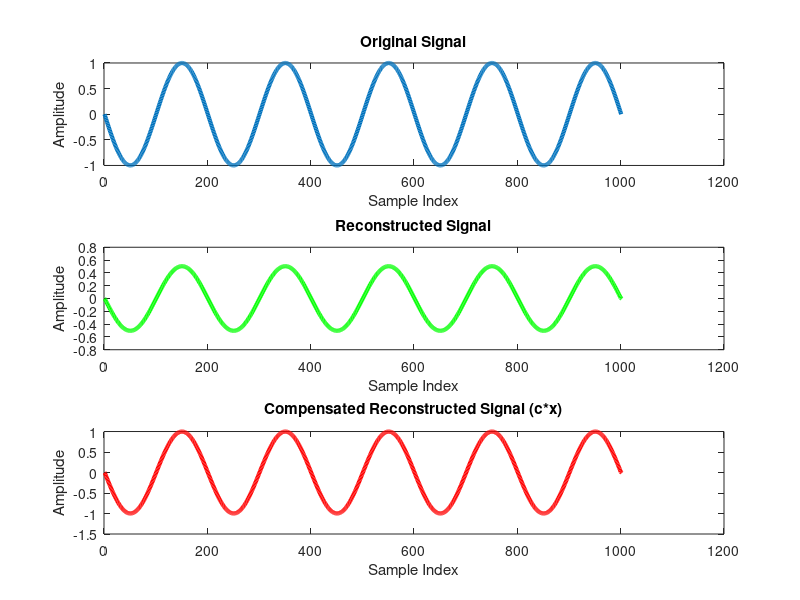
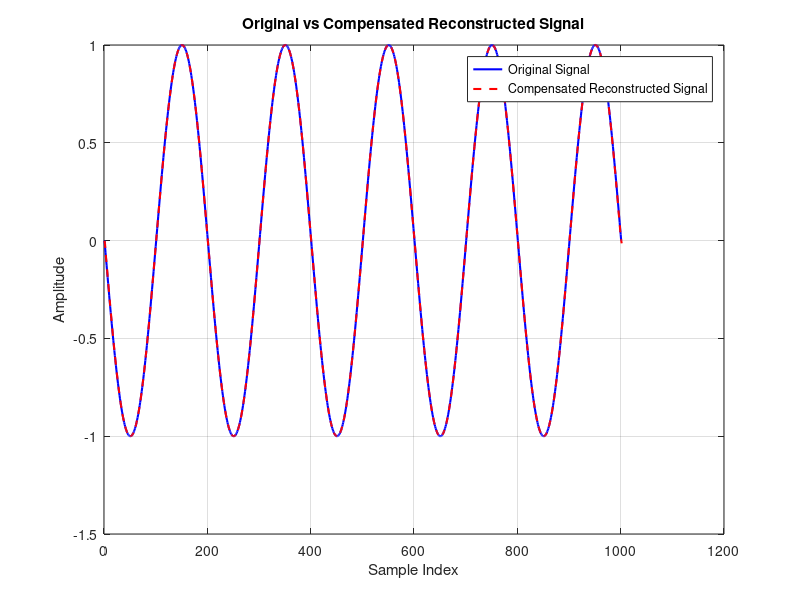

Recreate these plots in MATLAB, in order.
clc;
clear;
close all;

% Generate Input Signal
Fs = 100;                      
t = -5:1/Fs:5;             
x = sin(pi*t); 


% Filter
Order = 64;
H0 = fir1(Order, 0.5, kaiser(Order+1, 0.5)); 

% Polyphase 
E0 = H0(1:2:end);  
E1 = H0(2:2:end);  



%%% Analysis Bank %%%

x_even = downsample(x, 2); 
x_odd = downsample([0, x(1:end-1)], 2); 

y_even = conv(x_even, E0, 'same');
y_odd = conv(x_odd, E1, 'same'); 

y0 = y_even;
y1 = y_odd;

% [1 1 ;1 -1]
v0= y0+y1;
v1=y0-y1;



%%% Synthesis Bank %%%

% [1 1 ;1 -1]
w0=v0+v1;
w1=v0-v1;

z0= conv(w0, E1, 'same'); 
z1 = conv(w1, E0, 'same'); 

% up
z0_up = upsample(z0, 2); 
z1_up = upsample(z1, 2);


% Apply Delay
z0_up = [0, z0_up(1:end-1)]; 

% Combine Outputs
x_hat = z0_up + z1_up;

%%% Apply Compensation %%%
x_hat_compensated = (max(x)/max(x_hat))*x_hat;


%%% Error Calculation %%%
error = x - x_hat_compensated(1:length(x));
MSE = mean(error.^2);

fprintf('Mean Squared Error (MSE): %g\n', MSE);


% Plot 
figure;
subplot(3,1,1); 
plot(x, 'LineWidth', 3); 
title('Original Signal'); 
xlabel('Sample Index'); ylabel('Amplitude');

subplot(3,1,2); 
plot(x_hat, 'g', 'LineWidth', 3); 
title('Reconstructed Signal'); 
xlabel('Sample Index'); ylabel('Amplitude');

subplot(3,1,3); 
plot(x_hat_compensated, 'r', 'LineWidth', 3); 
title('Compensated Reconstructed Signal (c*x)'); 
xlabel('Sample Index'); ylabel('Amplitude');


% vs
figure;
plot(x, 'b', 'LineWidth', 1.5); 
hold on;
plot(x_hat_compensated, 'r--', 'LineWidth', 1.5);
title('Original vs Compensated Reconstructed Signal');
xlabel('Sample Index');
ylabel('Amplitude');
legend('Original Signal', 'Compensated Reconstructed Signal');
grid on;

